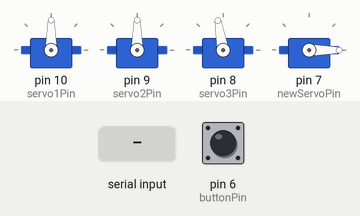
A sketch run on a simulated Arduino Uno, built with avr-gcc and run on an emulated ATmega328P. On the bench: 4 × servo. The inputs (shaded band) are chosen by the test bench; at power-on: pin 6 (buttonPin) HIGH. What the sketch prints to the serial monitor is not drawn.

Above: at 1.2 s.
1.3 s: pin 6 (buttonPin) pulled LOW for 0.15 s
4.4 s: "1\n" received over Serial
7.4 s: pin 6 (buttonPin) pulled LOW for 1 s
11.4 s: "0\n" received over Serial
Timing chart, 0 to 14.4 s (numbered marks = the images above; inputs shaded):
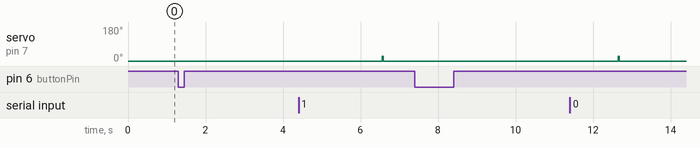

Measured:
- after the input at 1.3 s, every drawn part: stays the same
- after the input at 7.4 s, every drawn part: stays the same

The sketch:

pill-sorter.ino
```cpp
#include <ArduinoJson.h>
#include <Servo.h>

Servo servo1; // Pill1
Servo servo2; // Pill2
Servo servo3; // Pill3
Servo newServo; // Rotating Plate

const int servo1Pin = 10;
const int servo2Pin = 9;
const int servo3Pin = 8;
const int newServoPin = 7; // Set correct pin for the rotating plate servo

const int buttonPin = 6; // Start button pin
int currentDay = 0; // Track the current day
int newServoAngle = 0; // Track the angle of the rotating plate

bool pill1Days[7], pill2Days[7], pill3Days[7];

void setup() {
    Serial.begin(9600);

    servo1.attach(servo1Pin);
    servo2.attach(servo2Pin);
    servo3.attach(servo3Pin);
    newServo.attach(newServoPin);

    pinMode(buttonPin, INPUT_PULLUP); // Using internal pull-up

    resetServos();
    Serial.println("Setup complete. Waiting for data...");
}

void loop() {
    if (Serial.available() > 0) {
        String jsonString = Serial.readStringUntil('\n'); // Read JSON string
        Serial.println("Raw JSON Received: " + jsonString); // Log raw JSON
        processJson(jsonString);
        currentDay = 0; // Reset to the first day when new data arrives
        newServoAngle = 0; // Reset plate position
        newServo.write(newServoAngle); // Move to initial position
    }

    // Check if button is pressed to move to the next day
    if (digitalRead(buttonPin) == LOW) {
        delay(200); // Debounce delay
        executeServoMovements(); // Execute for the current day

        // **Wait 5 seconds before rotating the plate**
        Serial.println("Waiting 5 seconds before rotating plate...");
        delay(5000);

        // Move the rotating plate servo by 180/7 degrees
        newServoAngle += 180 / 7;
        if (newServoAngle > 180) {
            newServoAngle = 0; // Reset to Monday if exceeding Sunday
        }
        newServo.write(newServoAngle);
        Serial.print("Rotating plate moved to ");
        Serial.print(newServoAngle);
        Serial.println(" degrees.");

        currentDay++; // Move to the next day

        if (currentDay >= 7) {
            Serial.println("All days completed. Resetting...");
            currentDay = 0; // Restart week cycle
            newServoAngle = 0; // Reset plate position
            newServo.write(newServoAngle);
        }

        while (digitalRead(buttonPin) == LOW); // Wait for button release
    }
}

void processJson(String jsonString) {
    StaticJsonDocument<200> doc;
    DeserializationError error = deserializeJson(doc, jsonString);

    if (error) {
        Serial.println("JSON Parse Failed");
        return;
    }

    Serial.println("JSON Parsed Successfully:");
    for (int i = 0; i < 7; i++) {
        pill1Days[i] = doc["pill1"][i];
        pill2Days[i] = doc["pill2"][i];
        pill3Days[i] = doc["pill3"][i];
    }
}

void executeServoMovements() {
    Serial.print("Day ");
    Serial.print(currentDay);
    Serial.println(": Executing Servo Movements...");

    if (pill1Days[currentDay]) {
        Serial.println("Moving Servo1 (Pill1)");
        servo1.write(0);
        delay(50); // Hold position
        servo1.write(90);
    }
    if (pill2Days[currentDay]) {
        Serial.println("Moving Servo2 (Pill2)");
        servo2.write(0);
        delay(45);
        servo2.write(90);
    }
    if (pill3Days[currentDay]) {
        Serial.println("Moving Servo3 (Pill3)");
        servo3.write(10);
        delay(66);
        servo3.write(100);
    }

    Serial.println("Servo Movements Complete for Today.");
}

void resetServos() {
    servo1.write(90);
    servo2.write(90);
    servo3.write(100);
    newServo.write(0); // Reset plate position to start (Monday)
    Serial.println("Servos Reset to 90°, Plate Reset to 0°");
}
```
